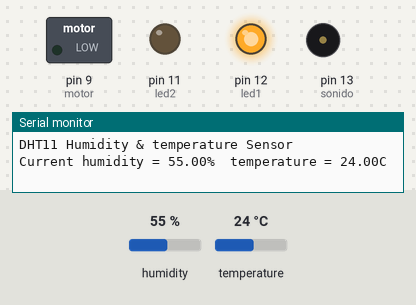
The sketch below on a simulated Arduino Uno, built with avr-gcc and run on an emulated ATmega328P. Shown: switched loads named in the sketch (green lamp = pin HIGH), output pins drawn as LEDs (lit = HIGH), buzzer (waves = sounding), the last lines printed to the serial monitor. Inputs (shaded band) come from the test bench; at power-on: temperature 24 °C, humidity 55 %.

Above: at 2.7 s.
2.8 s: temperature set to 27 °C
At 4.4 s:
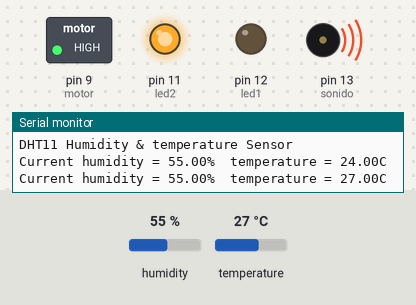
5.5 s: temperature set to 12 °C
At 6.8 s:
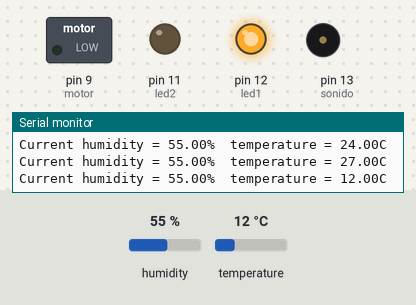
8.2 s: temperature set to 28 °C
At 10.4 s:
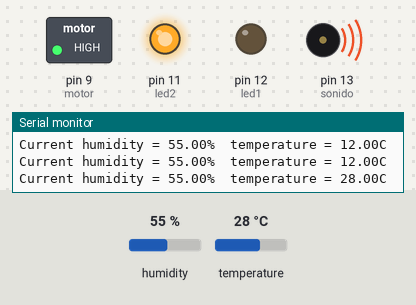
Timing chart, 0 to 11.9 s (numbered marks = the images above; inputs shaded):
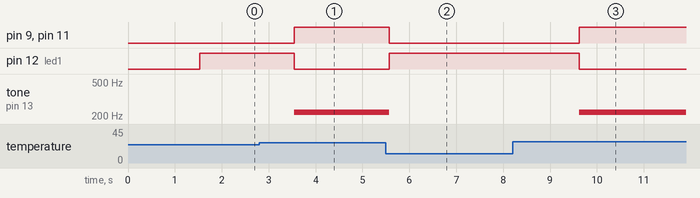

Measured:
- the behaviour switches between 25 and 26 °C on temperature (found by bisection; images 0 and 1)
- after the input at 2.8 s, pin 9 (motor), pin 11 (led2): LOW → HIGH after 0.75 s; pin 12 (led1): HIGH → LOW after 0.75 s; tone on pin 13 (sonido): silent → 220 Hz after 0.75 s
- after the input at 5.5 s, pin 9 (motor), pin 11 (led2): HIGH → LOW after 0.07 s; pin 12 (led1): LOW → HIGH after 0.07 s; tone on pin 13 (sonido): 220 Hz → silent after 0.07 s
- after the input at 8.2 s, pin 9 (motor), pin 11 (led2): LOW → HIGH after 1.4 s; pin 12 (led1): HIGH → LOW after 1.4 s; tone on pin 13 (sonido): silent → 220 Hz after 1.4 s

The sketch:

proyectoFinal.ino
```cpp
#include "dht.h"
#define dht_apin A0 // Analog Pin sensor is connected to

dht DHT;
int frecuencia = 220;      // frecuencia correspondiente a la nota La
float tempe=0;
int motor=9;

int sonido=13;

int led1=12;
int led2=11;
void setup(){
   pinMode(motor,OUTPUT);
   pinMode(led1,OUTPUT);
   pinMode(led2,OUTPUT);
  Serial.begin(9600);
  delay(500);//Delay to let system boot
  Serial.println("DHT11 Humidity & temperature Sensor\n\n");
  delay(1000);//Wait before accessing Sensor

 digitalWrite(motor,LOW);
 digitalWrite(led1,LOW);
 digitalWrite(led2,LOW);
}//end "setup()"

void loop(){
  //Start of Program
    DHT.read11(dht_apin);
        tempe=DHT.temperature;

    Serial.print("Current humidity = ");
    Serial.print(DHT.humidity);
    Serial.print("%  ");
    Serial.print("temperature = ");
    Serial.print(DHT.temperature);
    Serial.println("C  ");

    if(tempe>=26){
       digitalWrite(motor,1);
       tone(sonido,frecuencia);    // inicia el zumbido
       digitalWrite(led2,1);
       digitalWrite(led1,0);
    }
    else if(tempe<=25){
       digitalWrite(motor,0);
       noTone(sonido);               // lo detiene a los dos segundo
       digitalWrite(led2,0);
       digitalWrite(led1,1);

    }

    delay(2000);

    //delay(1000);//Wait 5 seconds before accessing sensor again.

  //Fastest should be once every two seconds.

}// end loop()
```
